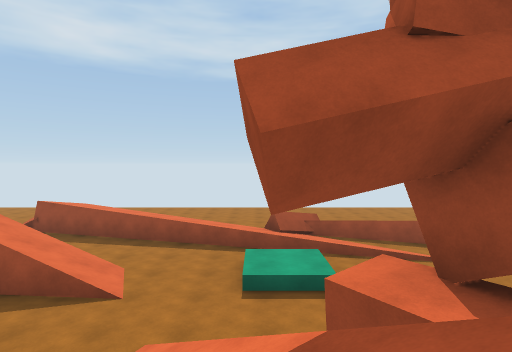
[1] (above)

24 first-person views from a walk through a scene from a Unity 3-D project. The camera is 1.4 m above the floor, tilts 2° down and sees 80° across. The floor is counted in squares, 2 m on a side. Each view is taken from the middle of a square. On the plan, view 1 faces up. The plan holds only what a view shows up to about 10 squares ahead; the rest is blank. The place goes on beyond the plan. The player is left out.

[2]
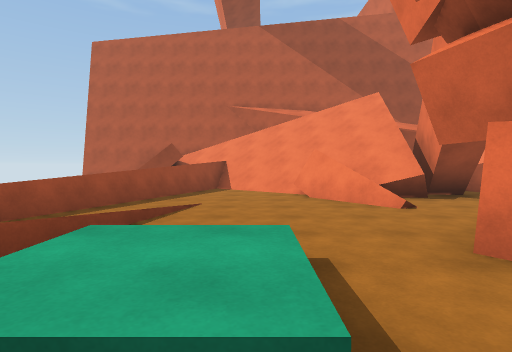

[3]
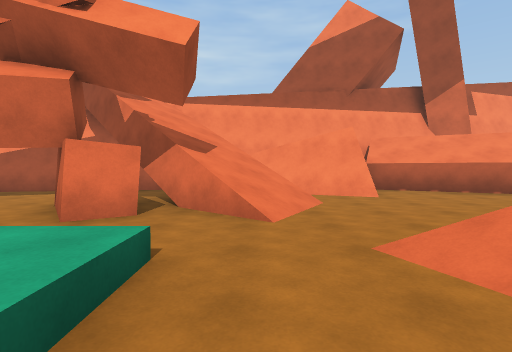

[4]
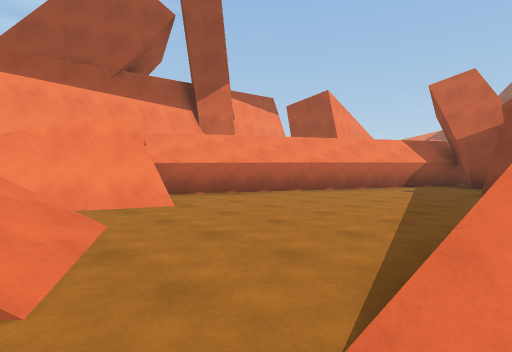

[5]
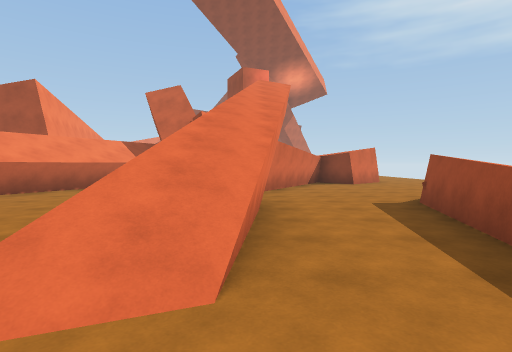

[6]
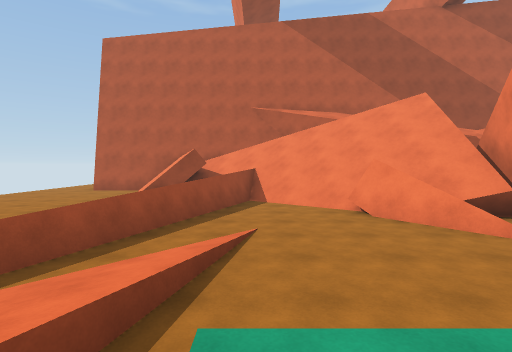

[7]
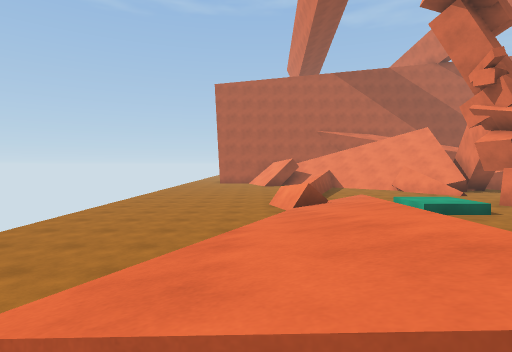

[8]
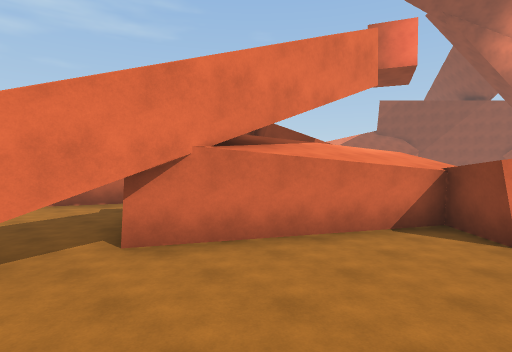

[9]
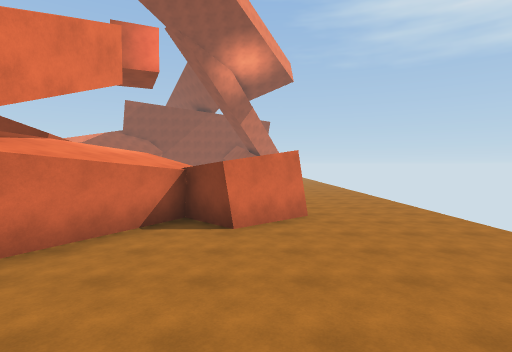

[10]
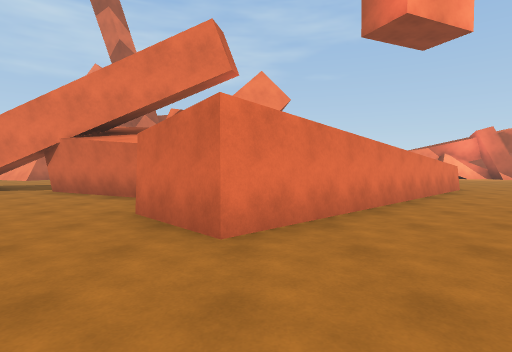

[11]
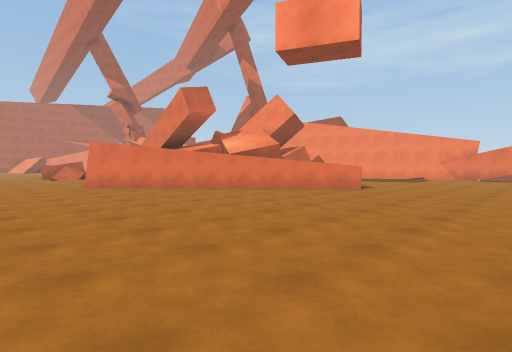

[12]
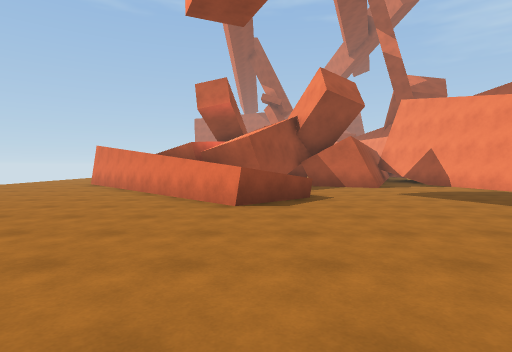

[13]
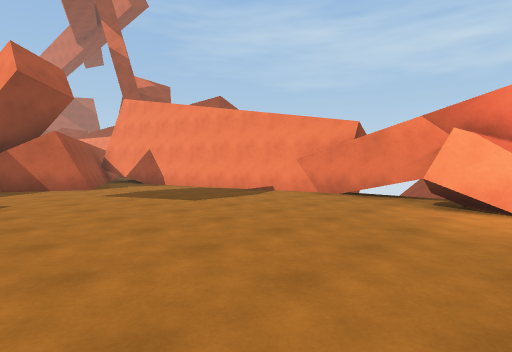

[14]
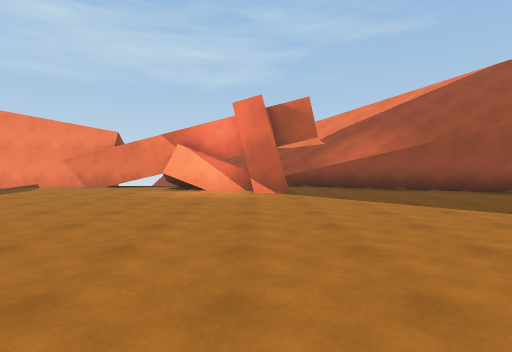

[15]
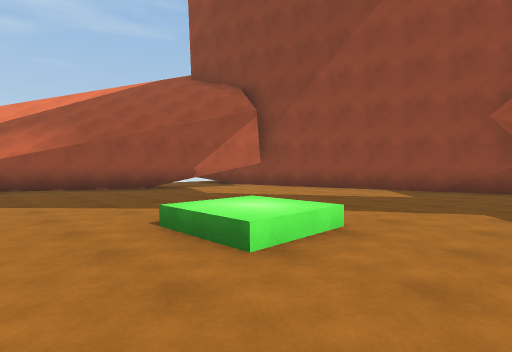

[16]
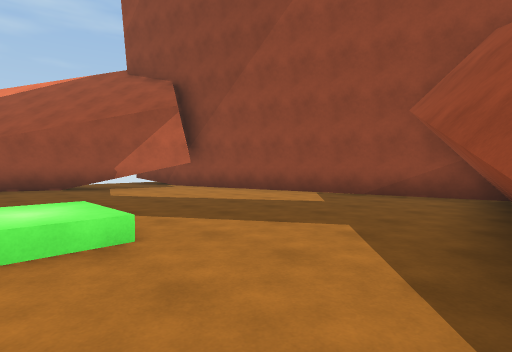

[17]
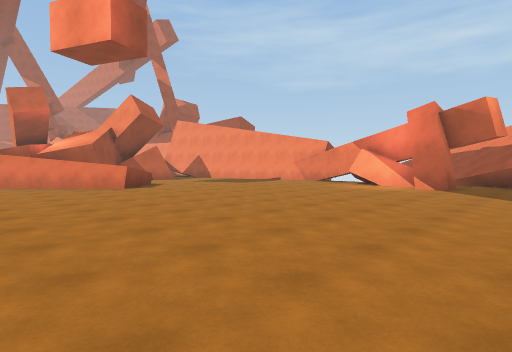

[18]
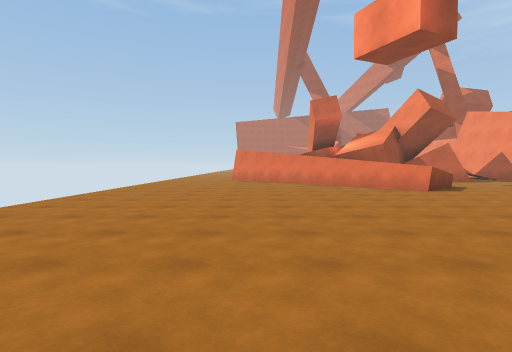

[19]
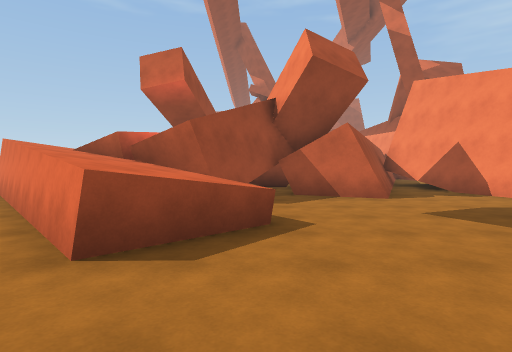

[20]
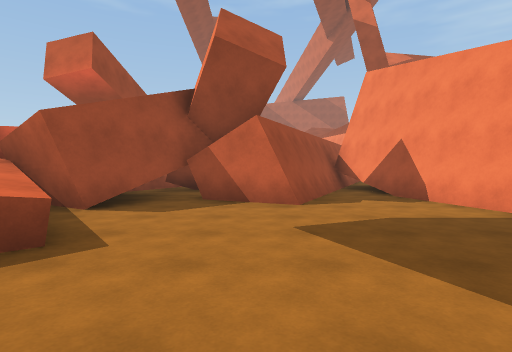

[21]
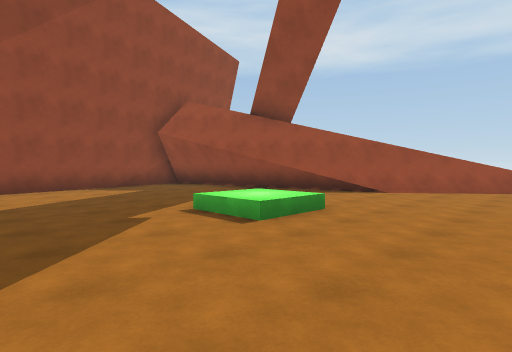

[22]
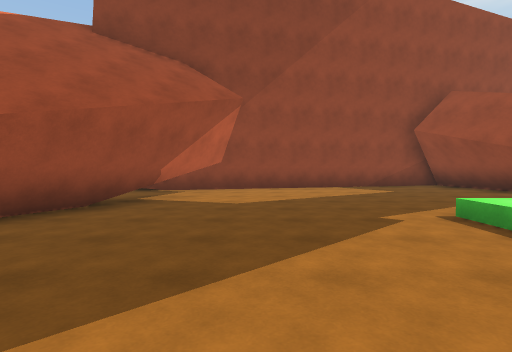

[23]
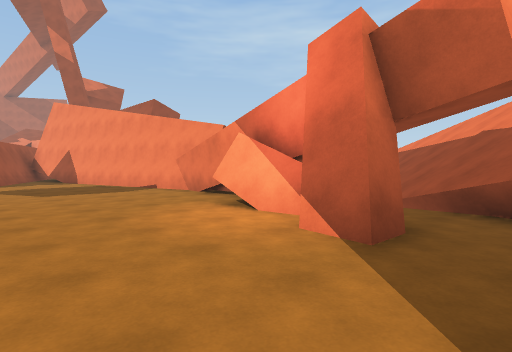

[24]
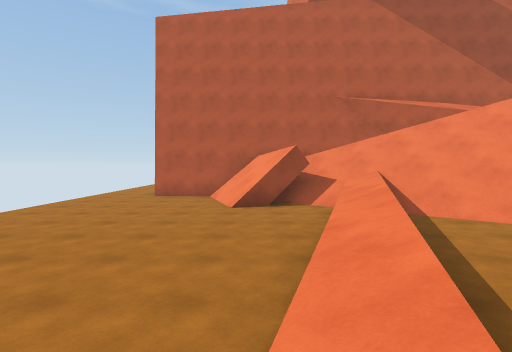

### Floor plan
Key: @ floor where view 1 was taken; # wall or solid block; . main floor; : floor 0.5 m higher than the main floor; / step, stairs or slope; = window, fence, low wall or low ledge; ^ raised ledge; v drop or lower ground.
Columns run from 38 left of view 1 to 11 right of it. Each row starts with its distance up from view 1.
 14               ..............       .......    ....
 13              ................     ........  ......
 12          #= ..................   ......... .......
 11        ###..............#.....  #.................
 10       ###...............##.....////=/...........//
  9   #####...............####...../#//////=//.....=//
  8 ####.................### ##........=//////===..##/
  7 #...................####  ###........./=//..=== //
  6 ##...../:..........^^^##  ####////#/../:.//...///v
  5  #...../:..........^^^##  ### .  ///../:.....////v
  4  #..................^..######...............#////v
  3  #......................####.........=.#..#/////vv
  2  ##....................####.........//###...////v
  1   ##...................######.......///# ...#^vv
  0   ####...................######....#./@//....  v
 -1      ###....#............###  ######## ///..##
 -2        ###..###......#####     # ##  v v/
 -3          ##.. ########         # #vvvvv//
 -4            ^^                    ##//
 -5             ^^                   ####
 -6             #^
 -7              ^

Positions as (right, up) in squares from view 1, and headings:
1: (0, 0), facing up
2: (-1, 5), facing right
3: (-1, 7), facing down
4: (-1, 5), facing down-left
5: (-1, 6), facing left
6: (0, 6), facing right
7: (-7, 10), facing right
8: (-7, 10), facing down-left
9: (-7, 10), facing left
10: (-14, 14), facing down
11: (-24, 14), facing down-right
12: (-25, 5), facing right
13: (-25, 4), facing down-right
14: (-26, 7), facing down
15: (-28, 8), facing down-left
16: (-30, 9), facing down-left
17: (-29, 9), facing down-right
18: (-28, 10), facing right
19: (-22, 4), facing right
20: (-21, 2), facing right
21: (-27, 2), facing up-left
22: (-27, 2), facing left
23: (-28, 2), facing down-right
24: (2, 9), facing right
